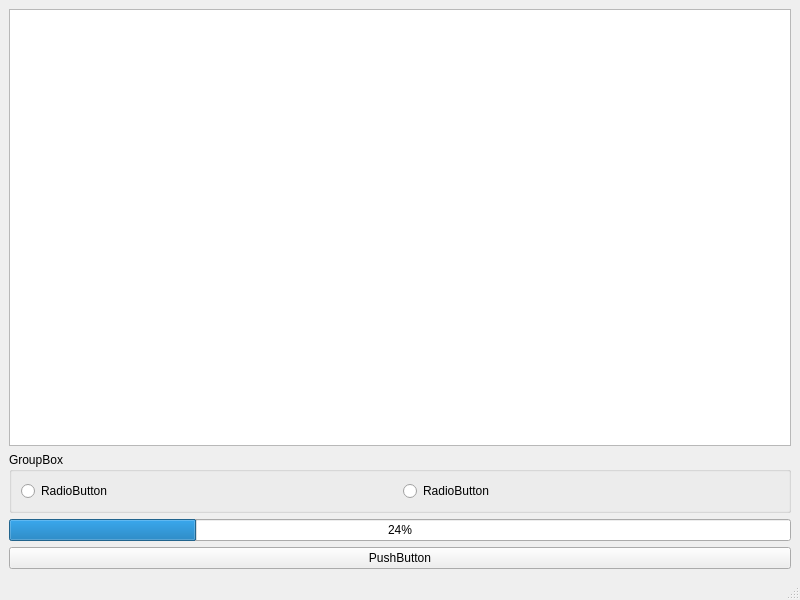
<?xml version="1.0" encoding="UTF-8"?>
<ui version="4.0">
 <class>MainWindow</class>
 <widget class="QMainWindow" name="MainWindow">
  <property name="geometry">
   <rect>
    <x>0</x>
    <y>0</y>
    <width>800</width>
    <height>600</height>
   </rect>
  </property>
  <property name="windowTitle">
   <string>MainWindow</string>
  </property>
  <widget class="QWidget" name="centralwidget">
   <layout class="QVBoxLayout" name="verticalLayout">
    <item>
     <widget class="QListWidget" name="LW_listWidget"/>
    </item>
    <item>
     <widget class="QGroupBox" name="groupBox">
      <property name="title">
       <string>GroupBox</string>
      </property>
      <layout class="QVBoxLayout" name="verticalLayout_2">
       <item>
        <layout class="QHBoxLayout" name="horizontalLayout">
         <item>
          <widget class="QRadioButton" name="RB_yes">
           <property name="text">
            <string>RadioButton</string>
           </property>
          </widget>
         </item>
         <item>
          <widget class="QRadioButton" name="RB_no">
           <property name="text">
            <string>RadioButton</string>
           </property>
          </widget>
         </item>
        </layout>
       </item>
      </layout>
     </widget>
    </item>
    <item>
     <widget class="QProgressBar" name="PBAR_progressBar">
      <property name="value">
       <number>24</number>
      </property>
     </widget>
    </item>
    <item>
     <widget class="QPushButton" name="PB_start">
      <property name="text">
       <string>PushButton</string>
      </property>
     </widget>
    </item>
   </layout>
  </widget>
  <widget class="QMenuBar" name="menubar">
   <property name="geometry">
    <rect>
     <x>0</x>
     <y>0</y>
     <width>800</width>
     <height>22</height>
    </rect>
   </property>
  </widget>
  <widget class="QStatusBar" name="statusbar"/>
 </widget>
 <resources/>
 <connections/>
</ui>
